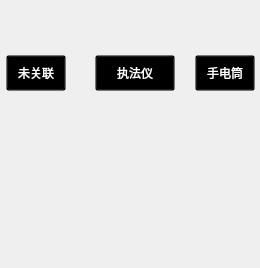
<?xml version="1.0" encoding="UTF-8"?>
<ui version="4.0">
 <class>DASBuddy</class>
 <widget class="QWidget" name="DASBuddy">
  <property name="geometry">
   <rect>
    <x>0</x>
    <y>0</y>
    <width>260</width>
    <height>268</height>
   </rect>
  </property>
  <property name="sizePolicy">
   <sizepolicy hsizetype="Expanding" vsizetype="Expanding">
    <horstretch>0</horstretch>
    <verstretch>0</verstretch>
   </sizepolicy>
  </property>
  <property name="maximumSize">
   <size>
    <width>283</width>
    <height>16777215</height>
   </size>
  </property>
  <property name="windowTitle">
   <string>Form</string>
  </property>
  <property name="styleSheet">
   <string notr="true"/>
  </property>
  <layout class="QHBoxLayout" name="horizontalLayout_2">
   <property name="spacing">
    <number>0</number>
   </property>
   <property name="leftMargin">
    <number>1</number>
   </property>
   <property name="rightMargin">
    <number>0</number>
   </property>
   <item>
    <widget class="QStackedWidget" name="stackedWidget">
     <property name="sizePolicy">
      <sizepolicy hsizetype="Expanding" vsizetype="Expanding">
       <horstretch>0</horstretch>
       <verstretch>0</verstretch>
      </sizepolicy>
     </property>
     <property name="maximumSize">
      <size>
       <width>255</width>
       <height>16777215</height>
      </size>
     </property>
     <property name="styleSheet">
      <string notr="true">QStackedWidget {
background: transparent;
}</string>
     </property>
     <property name="currentIndex">
      <number>0</number>
     </property>
     <widget class="QWidget" name="page">
      <property name="sizePolicy">
       <sizepolicy hsizetype="Expanding" vsizetype="Fixed">
        <horstretch>0</horstretch>
        <verstretch>0</verstretch>
       </sizepolicy>
      </property>
      <property name="minimumSize">
       <size>
        <width>250</width>
        <height>0</height>
       </size>
      </property>
      <property name="styleSheet">
       <string notr="true">QWidget { background: transparent; }</string>
      </property>
      <layout class="QGridLayout" name="gridLayout">
       <property name="leftMargin">
        <number>3</number>
       </property>
       <property name="rightMargin">
        <number>3</number>
       </property>
       <property name="horizontalSpacing">
        <number>0</number>
       </property>
       <item row="2" column="4">
        <spacer name="horizontalSpacer_2">
         <property name="orientation">
          <enum>Qt::Horizontal</enum>
         </property>
         <property name="sizeType">
          <enum>QSizePolicy::Maximum</enum>
         </property>
         <property name="sizeHint" stdset="0">
          <size>
           <width>40</width>
           <height>0</height>
          </size>
         </property>
        </spacer>
       </item>
       <item row="1" column="4">
        <widget class="QPushButton" name="pushButton_sdt">
         <property name="minimumSize">
          <size>
           <width>60</width>
           <height>36</height>
          </size>
         </property>
         <property name="styleSheet">
          <string notr="true">background-image: url(:/image/firststart.png);
color:white;
font: 12pt &quot;Sans Serif&quot;;</string>
         </property>
         <property name="text">
          <string>手电筒</string>
         </property>
        </widget>
       </item>
       <item row="3" column="2">
        <spacer name="verticalSpacer">
         <property name="orientation">
          <enum>Qt::Vertical</enum>
         </property>
         <property name="sizeType">
          <enum>QSizePolicy::Maximum</enum>
         </property>
         <property name="sizeHint" stdset="0">
          <size>
           <width>0</width>
           <height>20</height>
          </size>
         </property>
        </spacer>
       </item>
       <item row="2" column="2">
        <widget class="QLabel" name="labelpage1">
         <property name="styleSheet">
          <string notr="true">QLabel {
    border-radius: 50%;
    min-width: 100px;
    min-height: 100px;
    max-width: 100px;
    max-height: 100px;
    font-size: 12px;
	color: rgb(255, 255, 255);
border-image: url(:/image/power.png);
}</string>
         </property>
         <property name="text">
          <string/>
         </property>
        </widget>
       </item>
       <item row="1" column="1">
        <spacer name="horizontalSpacer_3">
         <property name="orientation">
          <enum>Qt::Horizontal</enum>
         </property>
         <property name="sizeHint" stdset="0">
          <size>
           <width>50</width>
           <height>20</height>
          </size>
         </property>
        </spacer>
       </item>
       <item row="1" column="2">
        <widget class="QPushButton" name="pushButton_zfy">
         <property name="sizePolicy">
          <sizepolicy hsizetype="Fixed" vsizetype="Fixed">
           <horstretch>0</horstretch>
           <verstretch>0</verstretch>
          </sizepolicy>
         </property>
         <property name="minimumSize">
          <size>
           <width>60</width>
           <height>36</height>
          </size>
         </property>
         <property name="styleSheet">
          <string notr="true">background-image: url(:/image/firststart.png);
color:white;
font: 12pt &quot;Sans Serif&quot;;</string>
         </property>
         <property name="text">
          <string>执法仪</string>
         </property>
        </widget>
       </item>
       <item row="2" column="0">
        <spacer name="horizontalSpacer">
         <property name="orientation">
          <enum>Qt::Horizontal</enum>
         </property>
         <property name="sizeType">
          <enum>QSizePolicy::Maximum</enum>
         </property>
         <property name="sizeHint" stdset="0">
          <size>
           <width>40</width>
           <height>0</height>
          </size>
         </property>
        </spacer>
       </item>
       <item row="1" column="3">
        <spacer name="horizontalSpacer_4">
         <property name="orientation">
          <enum>Qt::Horizontal</enum>
         </property>
         <property name="sizeHint" stdset="0">
          <size>
           <width>20</width>
           <height>20</height>
          </size>
         </property>
        </spacer>
       </item>
       <item row="1" column="0">
        <widget class="QPushButton" name="devicePairButton">
         <property name="sizePolicy">
          <sizepolicy hsizetype="Fixed" vsizetype="Fixed">
           <horstretch>0</horstretch>
           <verstretch>0</verstretch>
          </sizepolicy>
         </property>
         <property name="minimumSize">
          <size>
           <width>60</width>
           <height>36</height>
          </size>
         </property>
         <property name="styleSheet">
          <string notr="true">background-image: url(:/image/firststart.png);
font: 12pt &quot;Sans Serif&quot;;
color:white;</string>
         </property>
         <property name="text">
          <string>未关联</string>
         </property>
        </widget>
       </item>
       <item row="0" column="2">
        <spacer name="verticalSpacer_2">
         <property name="orientation">
          <enum>Qt::Vertical</enum>
         </property>
         <property name="sizeType">
          <enum>QSizePolicy::Maximum</enum>
         </property>
         <property name="sizeHint" stdset="0">
          <size>
           <width>0</width>
           <height>20</height>
          </size>
         </property>
        </spacer>
       </item>
      </layout>
     </widget>
     <widget class="QWidget" name="page_2">
      <property name="enabled">
       <bool>true</bool>
      </property>
      <property name="sizePolicy">
       <sizepolicy hsizetype="Expanding" vsizetype="Fixed">
        <horstretch>0</horstretch>
        <verstretch>0</verstretch>
       </sizepolicy>
      </property>
      <property name="minimumSize">
       <size>
        <width>250</width>
        <height>0</height>
       </size>
      </property>
      <property name="styleSheet">
       <string notr="true">QWidget { background: transparent; }</string>
      </property>
      <layout class="QGridLayout" name="gridLayout_3">
       <property name="leftMargin">
        <number>3</number>
       </property>
       <property name="topMargin">
        <number>2</number>
       </property>
       <property name="rightMargin">
        <number>3</number>
       </property>
       <property name="bottomMargin">
        <number>2</number>
       </property>
       <property name="horizontalSpacing">
        <number>0</number>
       </property>
       <property name="verticalSpacing">
        <number>2</number>
       </property>
       <item row="1" column="0">
        <widget class="QLabel" name="perlabel">
         <property name="minimumSize">
          <size>
           <width>0</width>
           <height>20</height>
          </size>
         </property>
         <property name="styleSheet">
          <string notr="true"/>
         </property>
         <property name="text">
          <string/>
         </property>
         <property name="alignment">
          <set>Qt::AlignRight|Qt::AlignTrailing|Qt::AlignVCenter</set>
         </property>
        </widget>
       </item>
       <item row="7" column="1">
        <widget class="QLabel" name="acspeedlabel">
         <property name="minimumSize">
          <size>
           <width>0</width>
           <height>18</height>
          </size>
         </property>
         <property name="text">
          <string/>
         </property>
        </widget>
       </item>
       <item row="2" column="1">
        <widget class="QLabel" name="devtextlabel">
         <property name="minimumSize">
          <size>
           <width>0</width>
           <height>20</height>
          </size>
         </property>
         <property name="text">
          <string/>
         </property>
        </widget>
       </item>
       <item row="3" column="0">
        <widget class="QLabel" name="namelabel">
         <property name="minimumSize">
          <size>
           <width>0</width>
           <height>20</height>
          </size>
         </property>
         <property name="styleSheet">
          <string notr="true"/>
         </property>
         <property name="text">
          <string/>
         </property>
         <property name="alignment">
          <set>Qt::AlignLeading|Qt::AlignLeft|Qt::AlignVCenter</set>
         </property>
        </widget>
       </item>
       <item row="5" column="0" colspan="5">
        <widget class="QProgressBar" name="uploadprogressBar">
         <property name="sizePolicy">
          <sizepolicy hsizetype="Expanding" vsizetype="Fixed">
           <horstretch>0</horstretch>
           <verstretch>0</verstretch>
          </sizepolicy>
         </property>
         <property name="maximumSize">
          <size>
           <width>240</width>
           <height>16777215</height>
          </size>
         </property>
         <property name="value">
          <number>24</number>
         </property>
        </widget>
       </item>
       <item row="8" column="0">
        <widget class="QLabel" name="fileslabel">
         <property name="minimumSize">
          <size>
           <width>0</width>
           <height>15</height>
          </size>
         </property>
         <property name="text">
          <string/>
         </property>
        </widget>
       </item>
       <item row="3" column="1">
        <widget class="QLabel" name="nametextlabel">
         <property name="minimumSize">
          <size>
           <width>0</width>
           <height>20</height>
          </size>
         </property>
         <property name="text">
          <string/>
         </property>
        </widget>
       </item>
       <item row="2" column="0">
        <widget class="QLabel" name="devlabel">
         <property name="minimumSize">
          <size>
           <width>0</width>
           <height>20</height>
          </size>
         </property>
         <property name="styleSheet">
          <string notr="true"/>
         </property>
         <property name="text">
          <string/>
         </property>
         <property name="alignment">
          <set>Qt::AlignRight|Qt::AlignTrailing|Qt::AlignVCenter</set>
         </property>
        </widget>
       </item>
       <item row="1" column="1">
        <widget class="QLabel" name="pertextlabel">
         <property name="minimumSize">
          <size>
           <width>0</width>
           <height>20</height>
          </size>
         </property>
         <property name="text">
          <string/>
         </property>
        </widget>
       </item>
       <item row="8" column="1">
        <widget class="QLabel" name="filestextlabel">
         <property name="text">
          <string/>
         </property>
        </widget>
       </item>
       <item row="0" column="0">
        <widget class="QLabel" name="serlabel">
         <property name="styleSheet">
          <string notr="true">QLabel {
	image: url(:/image/windownum.png);
	color: rgb(255, 255, 255);
}</string>
         </property>
         <property name="text">
          <string/>
         </property>
        </widget>
       </item>
       <item row="4" column="0">
        <widget class="QLabel" name="sectionlabel">
         <property name="styleSheet">
          <string notr="true"/>
         </property>
         <property name="text">
          <string/>
         </property>
         <property name="alignment">
          <set>Qt::AlignRight|Qt::AlignTrailing|Qt::AlignVCenter</set>
         </property>
        </widget>
       </item>
       <item row="7" column="0">
        <widget class="QLabel" name="acstatelabel">
         <property name="minimumSize">
          <size>
           <width>0</width>
           <height>15</height>
          </size>
         </property>
         <property name="text">
          <string/>
         </property>
        </widget>
       </item>
       <item row="0" column="2">
        <widget class="QPushButton" name="prioritypushButton">
         <property name="minimumSize">
          <size>
           <width>75</width>
           <height>30</height>
          </size>
         </property>
         <property name="styleSheet">
          <string notr="true">background-image: url(:/image/firststart.png);</string>
         </property>
         <property name="text">
          <string>优先采集</string>
         </property>
        </widget>
       </item>
       <item row="1" column="2" rowspan="3">
        <widget class="QLabel" name="powerlabel">
         <property name="styleSheet">
          <string notr="true">QLabel {
    font-size: 12px;
	color: rgb(255, 255, 255);
border-image: url(:/image/power.png);
}  </string>
         </property>
         <property name="text">
          <string>&lt;html&gt;&lt;head/&gt;&lt;body&gt;&lt;p&gt;&lt;br/&gt;&lt;/p&gt;&lt;/body&gt;&lt;/html&gt;</string>
         </property>
        </widget>
       </item>
       <item row="4" column="3">
        <widget class="QLabel" name="uploadtimetextlabel">
         <property name="minimumSize">
          <size>
           <width>0</width>
           <height>20</height>
          </size>
         </property>
         <property name="text">
          <string/>
         </property>
        </widget>
       </item>
       <item row="4" column="2">
        <widget class="QLabel" name="uploadtimelabel">
         <property name="minimumSize">
          <size>
           <width>0</width>
           <height>20</height>
          </size>
         </property>
         <property name="text">
          <string/>
         </property>
        </widget>
       </item>
       <item row="4" column="1">
        <widget class="QLabel" name="sectiontextlabel">
         <property name="text">
          <string/>
         </property>
        </widget>
       </item>
       <item row="7" column="2" colspan="3">
        <widget class="QLabel" name="totalsizeslabel">
         <property name="minimumSize">
          <size>
           <width>0</width>
           <height>20</height>
          </size>
         </property>
         <property name="styleSheet">
          <string notr="true">color:red;</string>
         </property>
         <property name="text">
          <string/>
         </property>
        </widget>
       </item>
      </layout>
     </widget>
    </widget>
   </item>
  </layout>
 </widget>
 <resources/>
 <connections/>
</ui>
